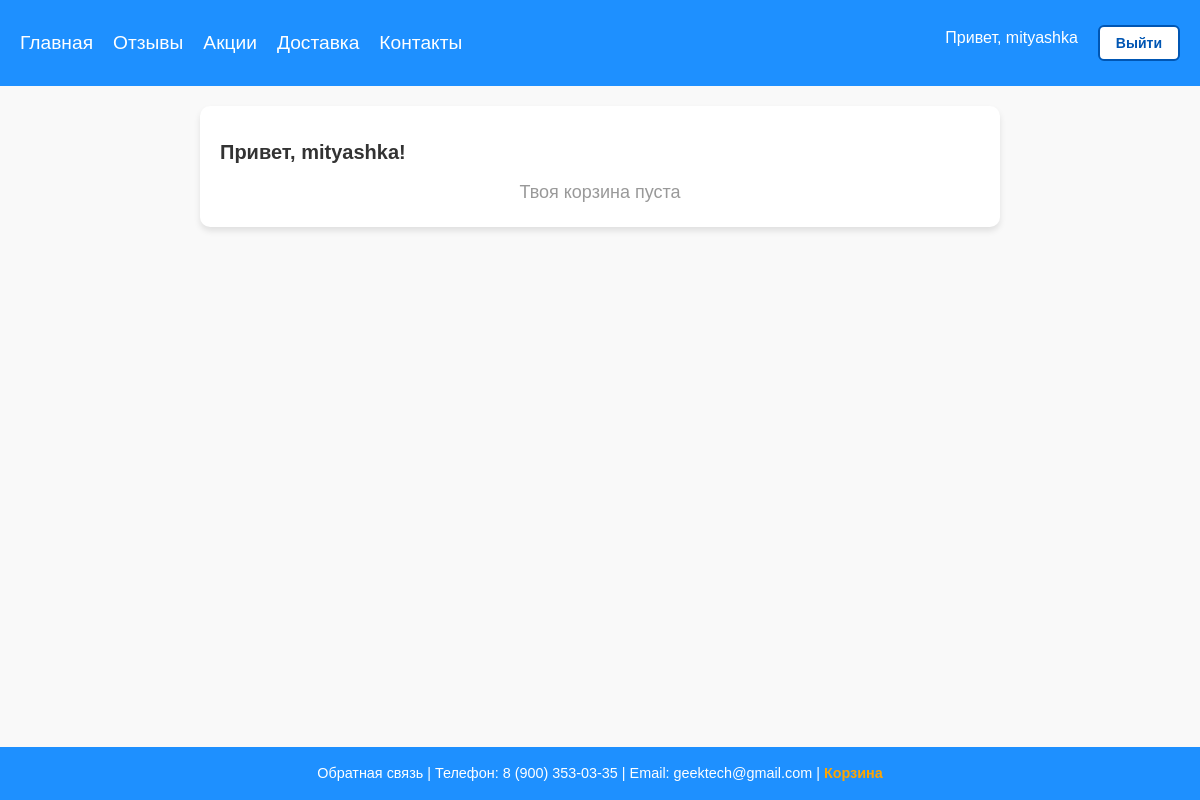
/geektech/cart/ (signed in), run on an earlier commit of the app's database.
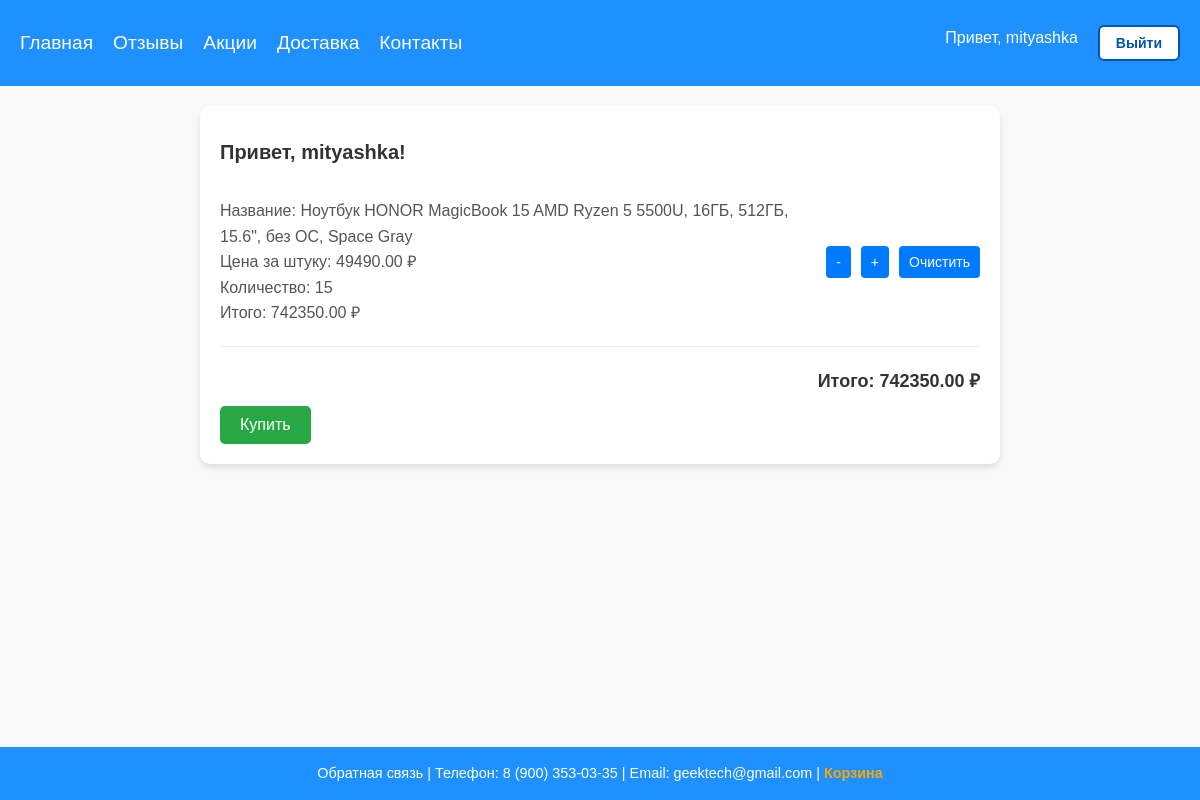
And on a later commit of the database.
### shopapp/models.py (models this page shows, shortened)
class Cart(models.Model):
    user = models.ForeignKey(User, on_delete=models.CASCADE)
    product = models.ForeignKey(Product, on_delete=models.CASCADE)
    quantity = models.PositiveIntegerField(default=0)
    created_timestamp = models.DateTimeField(auto_now_add=True)

class Product(models.Model):
    product_name = models.CharField(max_length=100)
    manufacturer = models.CharField(max_length=80)
    price = models.DecimalField(max_digits=10, decimal_places=2)
    description = models.TextField()
    images = models.ManyToManyField(ProductImage, blank=True, related_name='products')
    preview = models.ImageField(upload_to='products/previews/', blank=True, null=True)
    created_at = models.DateTimeField(auto_now_add=True)
    updated_at = models.DateTimeField(auto_now=True)
    discount = models.DecimalField(max_digits=5, decimal_places=2, default=0.00)
    stock_quantity = models.PositiveIntegerField(default=0)
    category = models.ForeignKey(Category, on_delete=models.CASCADE, related_name="products")

### shopapp/views.py (the view)
# urls.py: path('cart/', cart_view, name='cart'),
@login_required
def cart_view(request: HttpRequest):
    cart_items = Cart.objects.filter(user=request.user)
    total_price = sum(item.product.price * item.quantity for item in cart_items)
    for item in cart_items:
        item.total_price = item.quantity * item.product.price
    return render(request, 'cart.html', {'cart_items': cart_items, 'total_price': total_price})

### shopapp/templates/cart.html (shortened to what this page needs)
{% extends 'base.html' %}
{% block additional_styles %}
    {% load static %}
    <link rel="stylesheet" href="{% static 'css/base.css' %}">
    <link rel="stylesheet" href="{% static 'css/cart.css' %}">
{% endblock %}
{% block main %}
<div class="cart-container">
    <div>Привет, {{ user.username }}!</div>
    {% if not cart_items %}
        <p class="cart-empty">Твоя корзина пуста</p>
    {% else %}
        {% for item in cart_items %}
            <div class="cart-item">
                <div>
                    <p>Название: {{ item.product.product_name }}</p>
                    <p>Цена за штуку: {{ item.product.price }} ₽</p>
                    <p>Количество: {{ item.quantity }}</p>
                    <p>Итого: {{ item.total_price }} ₽</p>
                </div>
                <div class="cart-item-actions">
                    <a href="{% url 'shopapp:cart-decrease' item.product.id %}">-</a>
                    <a href="{% url 'shopapp:cart-add' item.product.id %}">+</a>
                    <a href="{% url 'shopapp:cart-delete' item.id %}">Очистить</a>
                </div>
            </div>
        {% endfor %}
        <div class="cart-total">
            <p>Итого: {{ total_price }} ₽</p>
        </div>
        <form id="order-form" method="POST" action="{% url 'shopapp:order-create' %}">
            <button type="submit">Купить</button>
        </form>
    {% endif %}
</div>
{% endblock %}

What changed in the data, as far as the page shows it:
added Cart: product.product_name "Ноутбук HONOR MagicBook 15 AMD Ryzen 5 5500U, 16ГБ, 512ГБ, 15.6\", без ОС, Space Gray", product.price "49490.00", quantity "15", total_price "742350.00"
Also different on the page:
{{ total_price }}: (not shown) → "742350.00"
text no longer shown: "Твоя корзина пуста"
text now shown: "Итого: ₽ Купить"
